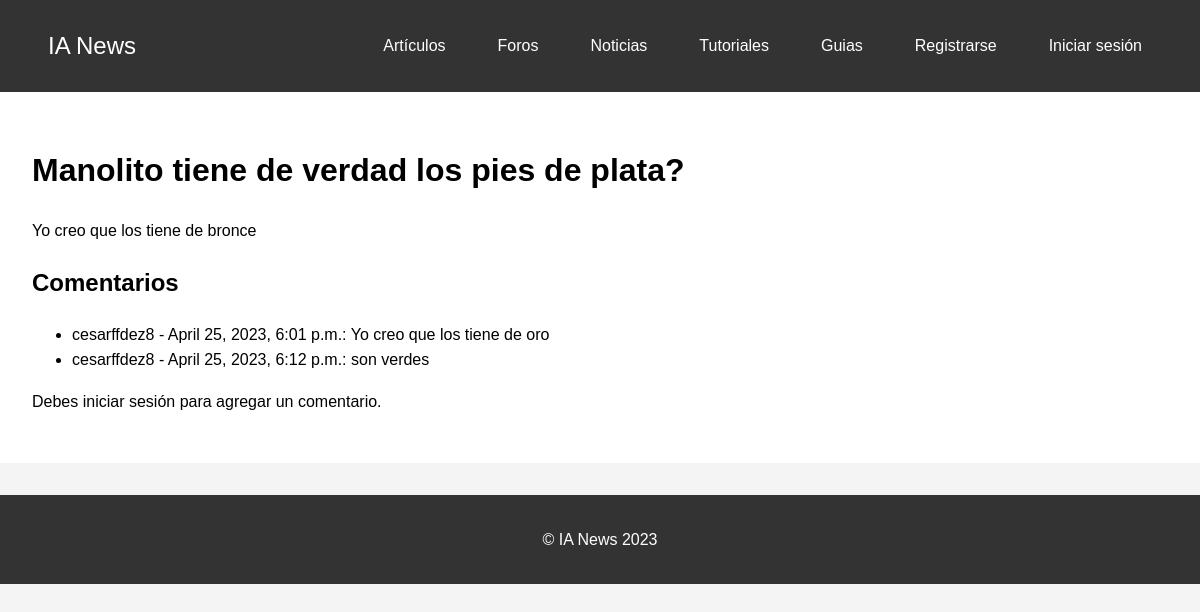
/foros/1/, run on the app's committed database.
### foros/models.py (models this page shows, shortened)
class Tema(models.Model):
    titulo = models.CharField(max_length=255)
    descripcion = models.TextField()
    creador = models.ForeignKey(User, on_delete=models.CASCADE)
    fecha_creacion = models.DateTimeField(auto_now_add=True)

class Comentario(models.Model):
    texto = models.TextField()
    autor = models.ForeignKey(User, on_delete=models.CASCADE)
    tema = models.ForeignKey(Tema, related_name='comentarios', on_delete=models.CASCADE)
    fecha_publicacion = models.DateTimeField(auto_now_add=True)

### foros/views.py (the view)
# urls.py: path('<int:tema_id>/', views.detalle_tema, name='detalle_tema'),
def detalle_tema(request, tema_id):
    tema = get_object_or_404(Tema, id=tema_id)
    comentarios = tema.comentarios.order_by('fecha_publicacion')
    return render(request, 'detalle_tema.html', {'tema': tema, 'comentarios': comentarios})

### foros/templates/detalle_tema.html
{% extends 'base.html' %}
{% block content %}
    <h1>{{ tema.titulo }}</h1>
    <p>{{ tema.descripcion }}</p>
    <h2>Comentarios</h2>
    <ul>
        {% for comentario in comentarios %}
            <li>{{ comentario.autor }} - {{ comentario.fecha_publicacion }}: {{ comentario.texto }}</li>
        {% endfor %}
    </ul>
    {% if user.is_authenticated %}
        <a href="{% url 'crear_comentario' tema.id %}">Añadir comentario</a>
    {% else %}
        <p>Debes iniciar sesión para agregar un comentario.</p>
    {% endif %}
{% endblock %}

### static/css/estilos.css (style rules this page uses)
body { font-family: Arial, sans-serif; margin: 0; padding: 0; line-height: 1.6; background-color: #f4f4f4; }

### static/css/navbar.css (style rules this page uses)
body { font-family: Arial, sans-serif; margin: 0; padding: 0; }

### data on the page
Tema: titulo "Manolito tiene de verdad los pies de plata?", descripcion "Yo creo que los tiene de bronce"
Comentario: autor "cesarffdez8", fecha_publicacion "April 25, 2023, 6:01 p.m.", texto "Yo creo que los tiene de oro"
Comentario: autor "cesarffdez8", fecha_publicacion "April 25, 2023, 6:12 p.m.", texto "son verdes"
